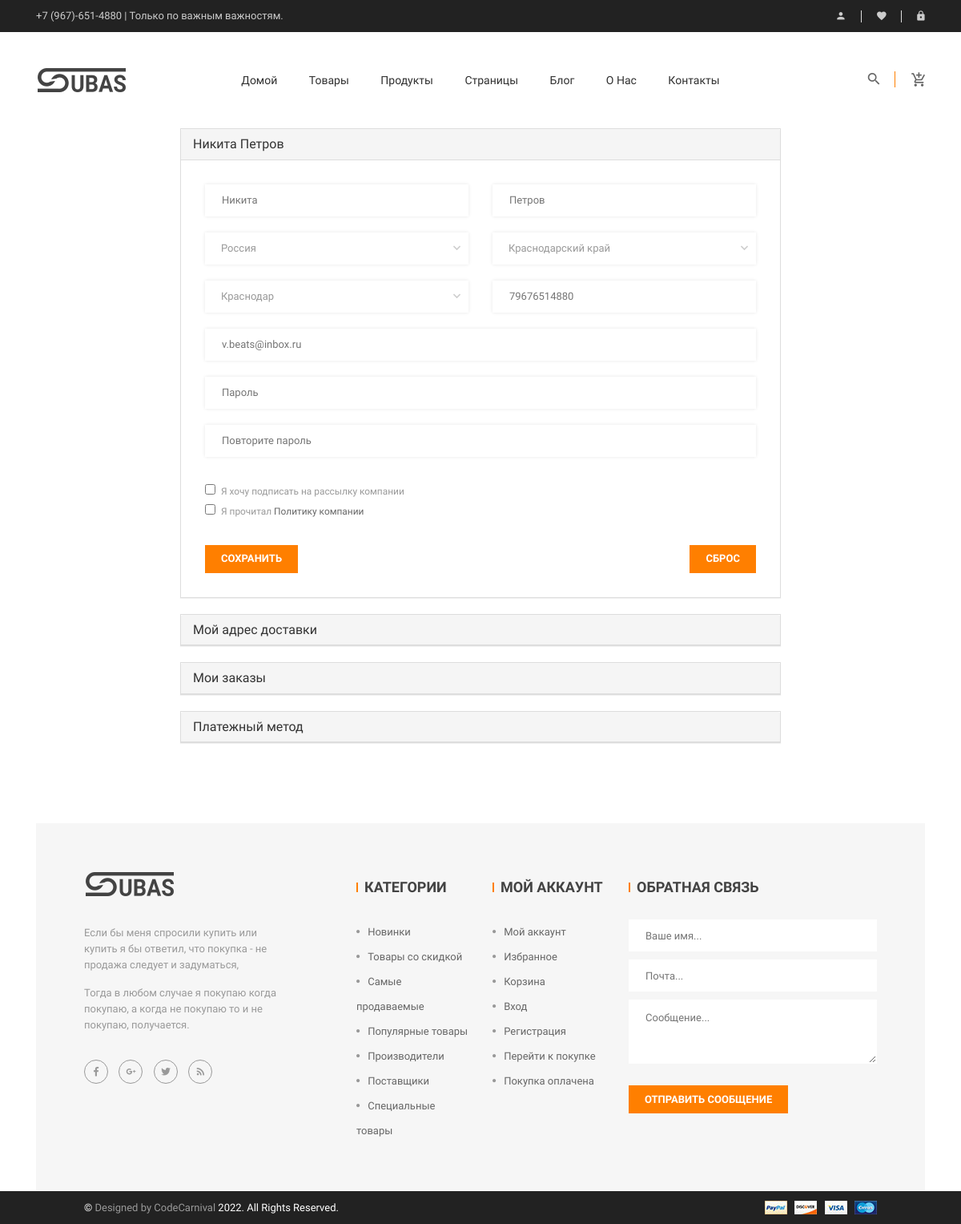
/account/ (signed in), run on the app's committed database.
### users/models.py (models this page shows, shortened)
class User(AbstractBaseUser, PermissionsMixin):
    username = None
    COUNTRIES = [
        ('Россия', 'Россия')
    ]
    STATES = [
        ('Краснодарский край', 'Краснодарский край')
    ]
    CITY = [
        ('Краснодар', 'Краснодар')
    ]
    email = models.EmailField(_('Почта'), unique=True)
    first_name = models.CharField(_('Имя'), max_length=30, blank=True)
    last_name = models.CharField(_('Фамилия'), max_length=30, blank=True)
    country = models.CharField(_('Страна'), choices=COUNTRIES,max_length=100, blank=True)
    state = models.CharField(_('Регион'),choices=STATES, max_length=255, blank=True)
    city = models.CharField(_('Город'),choices=CITY,max_length=255, blank=True)
    is_superuser = models.BooleanField(
        _("Суперпользователь"),
        default=False,
        help_text=_(
            "Пользователь имеет все разрешения "
            "без явного их обозначения."
        ),
    )
    last_login = models.DateTimeField(_("Последний вход"), blank=True, null=True)
    date_joined = models.DateTimeField(_('Дата регистрации'), auto_now_add=True)
    is_active = models.BooleanField(_('Аккаунт активирован'), default=True)
    phone = models.CharField(_('Телефон'), max_length=11)
    is_staff = models.BooleanField(
        _("Администратор"),
        default=False,
        help_text=_("Может ли пользователь входить в админку."),
    )
    objects = UserManager()
    USERNAME_FIELD = 'email'
    REQUIRED_FIELDS = []
    class Meta:
        verbose_name = ('Пользователь')
        verbose_name_plural = ('Пользователи')
    def __str__(self):
        return self.email
    def get_full_name(self):
        full_name = '%s %s' % (self.first_name, self.last_name)
        return full_name.strip()
    def get_short_name(self):
        return self.first_name
    def get_last_name(self):
        return self.last_name
    def get_country(self):
        return self.country
    def get_state(self):
        return self.state
    def get_city(self):
        return self.city
    def get_phone(self):
        return self.phone

### authentication/views.py (the view)
# urls.py: path('account/', account, name='account'),
def account(request):
    user = request.user
    context = ({
        'user_full_name': user.get_full_name(),
        'user_name': user.get_short_name(),
        'user_last_name': user.get_last_name(),
        'user_country': user.get_country(),
        'user_state': user.get_state(),
        'user_city': user.get_city(),
        'user_phone': user.get_phone(),
    })
    return render(request, 'my-account.html', context)

### templates/my-account.html (shortened to what this page needs)
{% extends 'base-page.html' %}
{% load static %}
        {% block content %}
        <div id="page-content" class="page-wrapper">
            <div class="login-section mb-80">
                <div class="container">
                    <div class="row">
                        <div class="col-md-8 col-md-offset-2">
                            <div class="my-account-content" id="accordion2">
                                <div class="panel panel-default">
                                    <div class="panel-heading">
                                        <h4 class="panel-title">
                                            <a data-toggle="collapse" data-parent="#accordion2" href="#personal_info">{{ user_full_name }}</a>
                                        </h4>
                                    </div>
                                    <div id="personal_info" class="panel-collapse collapse in" role="tabpanel">
                                        <div class="panel-body">
                                            <form action="#">
                                                <div class="new-customers">
                                                    <div class="p-30">
                                                        <div class="row">
                                                            <div class="col-sm-6">
                                                                <input type="text"  placeholder="{{ user_name }}">
                                                            </div>
                                                            <div class="col-sm-6">
                                                                <input type="text"  placeholder="{{ user_last_name }}">
                                                            </div>
                                                            <div class="col-sm-6">
                                                                <select class="custom-select">
                                                                    <option value="defalt">{{ user_country }}</option>
                                                                </select>
                                                            </div>
                                                            <div class="col-sm-6">
                                                                <select class="custom-select">
                                                                    <option value="defalt">{{ user_state }}</option>
                                                                </select>
                                                            </div>
                                                            <div class="col-sm-6">
                                                                <select class="custom-select">
                                                                    <option value="defalt">{{ user_city }}</option>
                                                                </select>
                                                            </div>
                                                            <div class="col-sm-6">
                                                                <input type="text"  placeholder="{{ user_phone }}">
                                                            </div>
                                                        </div>
                                                        <input type="text"  placeholder="{{ user }}">
                                                        <input type="password"  placeholder="Пароль">
                                                        <input type="password"  placeholder="Повторите пароль">
                                                        <div class="checkbox">
                                                            <label class="mr-10">
                                                                <small>
                                                                    <input type="checkbox" name="signup">Я хочу подписать на рассылку компании
                                                                </small>
                                                            </label>
                                                            <br>
                                                            <label>
                                                                <small>
                                                                    <input type="checkbox" name="signup">Я прочитал  <a href="#">Политику компании</a>
                                                                </small>
                                                            </label>
                                                        </div>
                                                        <div class="row">
                                                            <div class="col-md-6">
                                                                <button class="submit-btn-1 mt-20 btn-hover-1" type="submit" value="register">Сохранить</button>
                                                            </div>
                                                            <div class="col-md-6">
                                                                <button class="submit-btn-1 mt-20 btn-hover-1 f-right" type="reset">Сброс</button>
                                                            </div>
                                                        </div>
                                                    </div>
                                                </div>
                                            </form>
                                        </div>
                                    </div>
                                </div>
                                <div class="panel panel-default">
                                    <div class="panel-heading">
                                        <h4 class="panel-title">
                                            <a data-toggle="collapse" data-parent="#accordion2" href="#my_shipping">Мой адрес доставки</a>
                                        </h4>
                                    </div>
                                </div>
                                <div class="panel panel-default">
                                    <div class="panel-heading">
                                        <h4 class="panel-title">
                                            <a data-toggle="collapse" data-parent="#accordion2" href="#My_order_info">Мои заказы</a>
                                        </h4>
                                    </div>
                                </div>
                                <div class="panel panel-default">
                                    <div class="panel-heading">
                                        <h4 class="panel-title">
                                            <a data-toggle="collapse" data-parent="#accordion2" href="#My_payment_method">Платежный метод</a>
                                        </h4>
                                    </div>
                                </div>
                            </div>
                        </div>
                    </div>
                </div>
            </div>
        </div>
        {% endblock %}

### static/style.css (style rules this page uses)
.custom-select { -moz-appearance: none; -webkit-appearance: none; appearance: none; }
.custom-select { background: rgba(0, 0, 0, 0) url("img/icon/down-arrow.png") no-repeat scroll 97% center; border: medium none; box-shadow: 0 0 4px rgba(0, 0, 0, 0.1); height: 40px; margin-bottom: 20px; width: 100%; }
.custom-select option { font-size: 13px; padding: 2px 0 0 20px; }

### static/css/shortcode/default.css (style rules this page uses)
body { background: #fff; font-family: 'Raleway', sans-serif; font-weight: normal; font-style: normal; font-size: 14px; line-height: 24px; }
h1, h2, h3, h4, h5, h6 { font-family: 'Raleway', sans-serif; font-weight: normal; color: #434343; margin-top: 0px; font-style: normal; font-weight: 400; }
h1 a, h2 a, h3 a, h4 a, h5 a, h6 a { color: inherit }
h4 { font-size: 18px; }
label { color: #999; font-size: 14px; font-weight: 400; }
.f-right { float: right }
.my-account-content .panel-body { padding: 0; }
.panel { border-radius: 0; }
a.button-border span, a.button-border-white span, input, select, textarea { -webkit-transition: all 0.5s ease-out 0s; -moz-transition: all 0.5s ease-out 0s; -ms-transition: all 0.5s ease-out 0s; -o-transition: all 0.5s ease-out 0s; transition: all 0.5s ease-out 0s; }
input[type="text"], input[type="password"] { background: #fff none repeat scroll 0 0; border: 1px solid transparent; box-shadow: 0 0 4px rgba(0, 0, 0, 0.1); color: #999999; font-size: 13px; height: 40px; margin-bottom: 20px; padding-left: 20px; width: 100%; }
button { background: rgba(0, 0, 0, 0) none repeat scroll 0 0; border: medium none; font-family: raleway; }
select { border: 1px solid #eeeeee; color: #999999; font-size: 13px; height: 30px; padding-left: 20px; }
option { background: #ffffff none repeat scroll 0 0; border: 0 solid #626262; font-size: 13px; padding-left: 10px; }
.submit-btn-1 { background: rgb(255, 127, 0) none repeat scroll 0 0; border: medium none; color: rgb(255, 255, 255); font-size: 13px; font-weight: 700; height: 35px; padding: 0 20px; text-transform: uppercase; transition: all 0.3s ease 0s; }
.btn-hover-1, .btn-hover-2 { position: relative; }
.btn-hover-1::before, .btn-hover-2::before { background: #434343 none repeat scroll 0 0; bottom: 0; content: ""; height: 2px; left: 0; position: absolute; transition: all 0.5s ease 0s; width: 0; z-index: 9999; }
.mt-20 { margin-top: 20px }
.mr-10 { margin-right: 10px }
.mb-80 { margin-bottom: 80px }
.p-30 { padding: 30px; }

### static/css/color/skin-default.css (style rules this page uses)
.submit-btn-1 { background: #ff7f00; }

### data on the page
User: first_name "Никита", last_name "Петров", country "Россия", state "Краснодарский край", city "Краснодар", phone "79676514880", email "v.beats@inbox.ru"

### other printed values
{{ user_full_name }} "Никита Петров"
